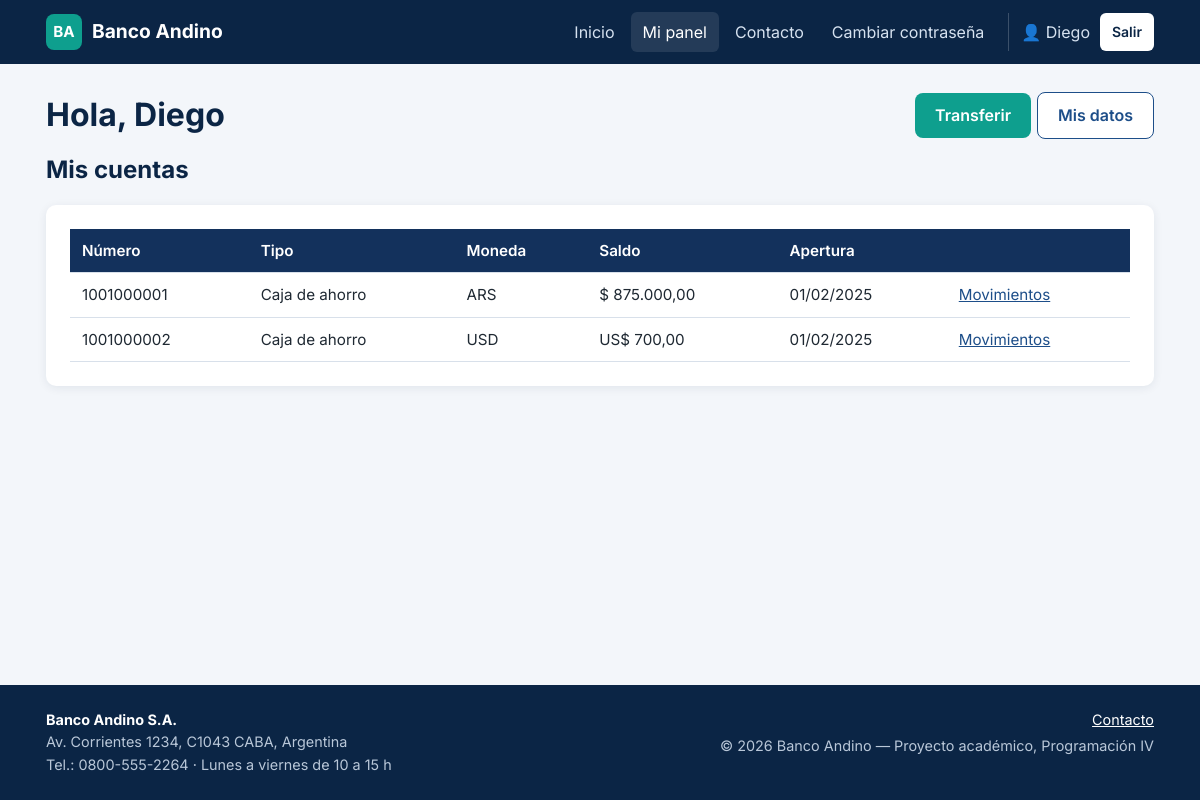
Screenshot of /cliente/panel.php (signed in) with the database file from the repository.
### tables this page shows
CREATE TABLE cuentas (
    id_cuenta INT AUTO_INCREMENT PRIMARY KEY,
    numero_cuenta VARCHAR(20) NOT NULL UNIQUE,
    tipo ENUM('Caja de ahorro', 'Cuenta corriente') NOT NULL,
    moneda ENUM('ARS', 'USD') NOT NULL,
    saldo DECIMAL(12,2) NOT NULL DEFAULT 0,
    fecha_apertura DATETIME NOT NULL DEFAULT CURRENT_TIMESTAMP,
    activa TINYINT(1) NOT NULL DEFAULT 1,         
    id_usuario INT NOT NULL,
    CONSTRAINT fk_cuentas_usuarios FOREIGN KEY (id_usuario) REFERENCES usuarios(id_usuario)
);

### includes/funciones.php (called while the page is built, shortened)
<?php
function e($texto)
{
    return htmlspecialchars((string) $texto, ENT_QUOTES, "UTF-8");
}
function formatoMonto($monto, $moneda = "ARS")
{
    $simbolo = $moneda === "USD" ? "US$" : "$";
    return $simbolo . " " . number_format((float) $monto, 2, ",", ".");
}
function formatoFecha($fecha, $conHora = true)
{
    return date($conHora ? "d/m/Y H:i" : "d/m/Y", strtotime($fecha));
}
function consultar($conexion, $sql, $tipos = "", $parametros = [])
{
    $stmt = mysqli_prepare($conexion, $sql);
    if ($tipos !== "") {
        mysqli_stmt_bind_param($stmt, $tipos, ...$parametros);
    }
    mysqli_stmt_execute($stmt);
    $resultado = mysqli_stmt_get_result($stmt);
    $filas = mysqli_fetch_all($resultado, MYSQLI_ASSOC);
    return $filas;
}

### cliente/panel.php (the view, shortened to what this page needs)
<?php
require_once(__DIR__ . "/../includes/conexion.php");
$cuentas = consultar(
    $conexion,
    "SELECT * FROM cuentas WHERE id_usuario = ? AND activa = 1 ORDER BY fecha_apertura",
    "i",
    [$_SESSION["id_usuario"]]
);
require_once(__DIR__ . "/../includes/header.php");
?>
<div class="encabezado-seccion">
    <h1>Hola, <?php echo e($_SESSION["nombre"]); ?></h1>
    <div class="acciones">
        <a href="transferir.php" class="boton">Transferir</a>
        <a href="mis_datos.php" class="boton boton-secundario">Mis datos</a>
    </div>
</div>
<h2>Mis cuentas</h2>
<?php if (count($cuentas) === 0): ?>
    <div class="tarjeta vacio">No tenés cuentas activas. Acercate a una sucursal para abrir una.</div>
<?php else: ?>
    <div class="tarjeta tabla-contenedor">
        <table class="tabla">
            <thead>
                <tr>
                    <th>Número</th>
                    <th>Tipo</th>
                    <th>Moneda</th>
                    <th class="texto-derecha">Saldo</th>
                    <th>Apertura</th>
                    <th></th>
                </tr>
            </thead>
            <tbody>
                <?php foreach ($cuentas as $cuenta): ?>
                    <tr>
                        <td><?php echo e($cuenta["numero_cuenta"]); ?></td>
                        <td><?php echo e($cuenta["tipo"]); ?></td>
                        <td><?php echo e($cuenta["moneda"]); ?></td>
                        <td class="texto-derecha"><?php echo e(formatoMonto($cuenta["saldo"], $cuenta["moneda"])); ?></td>
                        <td><?php echo e(formatoFecha($cuenta["fecha_apertura"], false)); ?></td>
                        <td><a href="movimientos.php?id_cuenta=<?php echo (int) $cuenta["id_cuenta"]; ?>">Movimientos</a></td>
                    </tr>
                <?php endforeach; ?>
            </tbody>
        </table>
    </div>
<?php endif; ?>
<?php require_once(__DIR__ . "/../includes/footer.php"); ?>

### css/estilos.css (style rules this page uses)
:root { --azul-oscuro: #0b2545; --azul: #13315c; --azul-medio: #1d4e89; --turquesa: #0e9f8e; --turquesa-oscuro: #0a7c6f; --fondo: #f3f6fa; --blanco: #ffffff; --superficie: #ffffff; --texto: #1f2933; --texto-suave: #5b6b7c; --borde: #d8e0ea; --exito-fondo: #e3f6ee; --exito-texto: #146c43; --error-fondo: #fdecec; --error-texto: #a61b1b; --info-fondo: #e8f1fd; --info-texto: #1d4e89; --radio: 10px; --sombra: 0 2px 10px rgba(11, 37, 69, 0.08); --fila-hover: #f7f9fc; --fila-destacada: #fffbea; --gris-fondo: #eceff3; --titulos: #0b2545; color-scheme: light dark; }
*, *::before, *::after { box-sizing: border-box; }
body { margin: 0; font-family: "Inter", "Segoe UI", Arial, sans-serif; font-size: 16px; line-height: 1.55; color: var(--texto); background: var(--fondo); display: flex; flex-direction: column; min-height: 100vh; }
h1, h2, h3 { color: var(--titulos); line-height: 1.25; margin-top: 0; }
h1 { font-size: 2rem; }
h2 { font-size: 1.5rem; }
a { color: var(--azul-medio); }
.texto-derecha { text-align: right; }
.boton { display: inline-block; padding: 10px 20px; border: 0; border-radius: 8px; background: var(--turquesa); color: var(--blanco); font: inherit; font-weight: 600; text-decoration: none; cursor: pointer; transition: background 0.15s; }
.boton-secundario { background: var(--superficie); color: var(--azul-medio); border: 1px solid var(--azul-medio); }
.acciones { display: flex; flex-wrap: wrap; gap: 6px; align-items: center; }
.tarjeta { background: var(--superficie); border-radius: var(--radio); box-shadow: var(--sombra); padding: 24px; margin-bottom: 24px; }
.encabezado-seccion { display: flex; justify-content: space-between; align-items: center; flex-wrap: wrap; gap: 12px; margin-bottom: 16px; }
.encabezado-seccion h1, .encabezado-seccion h2 { margin: 0; }
.tabla-contenedor { width: 100%; overflow-x: auto; }
.tabla { width: 100%; border-collapse: collapse; background: var(--superficie); font-size: 0.95rem; }
.tabla th, .tabla td { padding: 10px 12px; text-align: left; border-bottom: 1px solid var(--borde); vertical-align: middle; }
.tabla th { background: var(--azul); color: var(--blanco); font-weight: 600; white-space: nowrap; }

### rows the page displays
cuentas: numero_cuenta "1001000001", tipo "Caja de ahorro", moneda "ARS", formatoMonto($cuenta["saldo"], $cuenta["moneda"]) "$ 875.000,00", fecha_apertura "01/02/2025"
cuentas: numero_cuenta "1001000002", tipo "Caja de ahorro", moneda "USD", formatoMonto($cuenta["saldo"], $cuenta["moneda"]) "US$ 700,00", fecha_apertura "01/02/2025"

### other values shown
$_SESSION["nombre"] "Diego"
